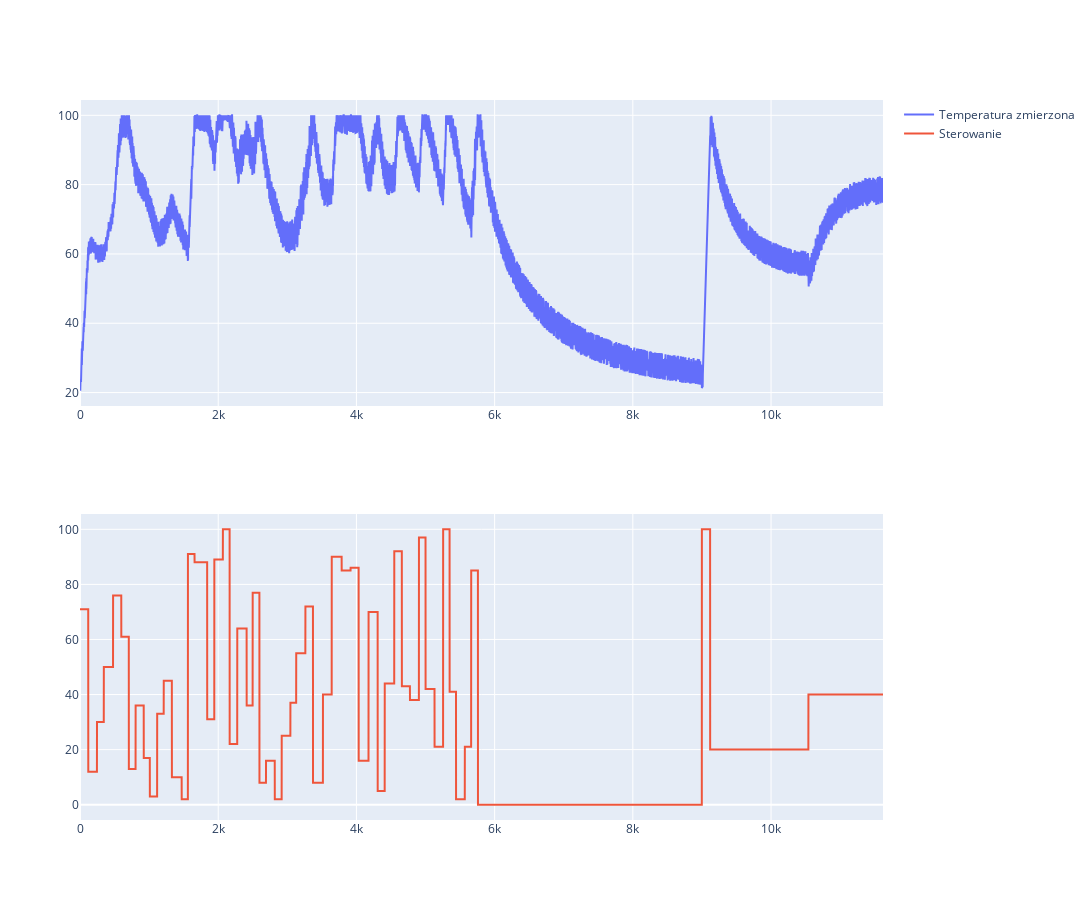

Notebook code for this chart:
### Code cell
fig = make_subplots(rows=2, cols = 1)

fig.add_trace(
    go.Scatter(y=train["temperature"], name="Temperatura zmierzona"), row=1, col=1
)

fig.add_trace(
    go.Scatter(y=train["control"], name="Sterowanie"), row=2, col=1
)

fig.update_layout(height=900, width=1100)
fig.show()

### Figure 1 — Plotly figure (JSON) as saved in the notebook; plotly's stock layout.template omitted (floating-point values rounded to 4 significant figures; data arrays with more than 128 entries replaced by an {"elided": "..."} marker saying what was removed)
{"data": [{"name": "Temperatura zmierzona", "type": "scatter", "xaxis": "x", "y": {"elided": "11621 float values"}, "yaxis": "y"}, {"name": "Sterowanie", "type": "scatter", "xaxis": "x2", "y": {"elided": "11621 int values"}, "yaxis": "y2"}], "layout": {"height": 900, "width": 1100, "xaxis": {"anchor": "y", "autorange": true, "domain": [0, 1], "range": [0, 11620]}, "xaxis2": {"anchor": "y2", "autorange": true, "domain": [0, 1], "range": [0, 11620]}, "yaxis": {"anchor": "x", "autorange": true, "domain": [0.575, 1], "range": [16.13, 104.4], "type": "linear"}, "yaxis2": {"anchor": "x2", "autorange": true, "domain": [0, 0.425], "range": [-5.556, 105.6], "type": "linear"}}}
